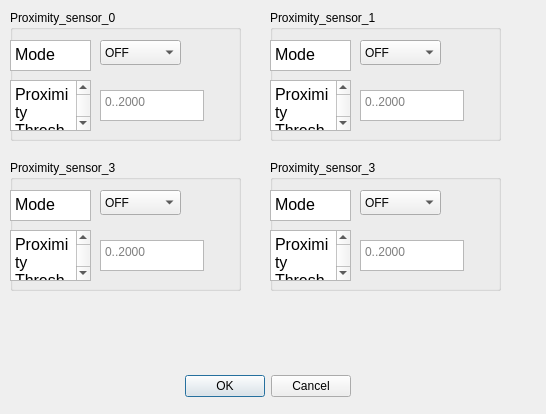
<?xml version="1.0" encoding="UTF-8"?>
<ui version="4.0">
 <class>Dialog</class>
 <widget class="QDialog" name="Dialog">
  <property name="geometry">
   <rect>
    <x>0</x>
    <y>0</y>
    <width>546</width>
    <height>414</height>
   </rect>
  </property>
  <property name="windowTitle">
   <string>Dialog</string>
  </property>
  <widget class="QDialogButtonBox" name="buttonBox">
   <property name="geometry">
    <rect>
     <x>180</x>
     <y>370</y>
     <width>171</width>
     <height>32</height>
    </rect>
   </property>
   <property name="orientation">
    <enum>Qt::Horizontal</enum>
   </property>
   <property name="standardButtons">
    <set>QDialogButtonBox::Cancel|QDialogButtonBox::Ok</set>
   </property>
  </widget>
  <widget class="QGroupBox" name="groupBox_19">
   <property name="geometry">
    <rect>
     <x>10</x>
     <y>10</y>
     <width>231</width>
     <height>131</height>
    </rect>
   </property>
   <property name="title">
    <string>Proximity_sensor_0</string>
   </property>
   <widget class="QTextEdit" name="textEdit_95">
    <property name="geometry">
     <rect>
      <x>0</x>
      <y>70</y>
      <width>81</width>
      <height>51</height>
     </rect>
    </property>
    <property name="readOnly">
     <bool>true</bool>
    </property>
    <property name="html">
     <string>&lt;!DOCTYPE HTML PUBLIC &quot;-//W3C//DTD HTML 4.0//EN&quot; &quot;http://www.w3.org/TR/REC-html40/strict.dtd&quot;&gt;
&lt;html&gt;&lt;head&gt;&lt;meta name=&quot;qrichtext&quot; content=&quot;1&quot; /&gt;&lt;style type=&quot;text/css&quot;&gt;
p, li { white-space: pre-wrap; }
&lt;/style&gt;&lt;/head&gt;&lt;body style=&quot; font-family:'MS Shell Dlg 2'; font-size:12pt; font-weight:400; font-style:normal;&quot;&gt;
&lt;p style=&quot; margin-top:0px; margin-bottom:0px; margin-left:0px; margin-right:0px; -qt-block-indent:0; text-indent:0px;&quot;&gt;Proximity Threshold&lt;/p&gt;&lt;/body&gt;&lt;/html&gt;</string>
    </property>
   </widget>
   <widget class="QComboBox" name="comboBox_11">
    <property name="geometry">
     <rect>
      <x>90</x>
      <y>30</y>
      <width>81</width>
      <height>25</height>
     </rect>
    </property>
    <item>
     <property name="text">
      <string>OFF</string>
     </property>
    </item>
    <item>
     <property name="text">
      <string>Distance</string>
     </property>
    </item>
    <item>
     <property name="text">
      <string>Proximity</string>
     </property>
    </item>
   </widget>
   <widget class="QTextEdit" name="textEdit_96">
    <property name="geometry">
     <rect>
      <x>0</x>
      <y>30</y>
      <width>81</width>
      <height>31</height>
     </rect>
    </property>
    <property name="readOnly">
     <bool>true</bool>
    </property>
    <property name="html">
     <string>&lt;!DOCTYPE HTML PUBLIC &quot;-//W3C//DTD HTML 4.0//EN&quot; &quot;http://www.w3.org/TR/REC-html40/strict.dtd&quot;&gt;
&lt;html&gt;&lt;head&gt;&lt;meta name=&quot;qrichtext&quot; content=&quot;1&quot; /&gt;&lt;style type=&quot;text/css&quot;&gt;
p, li { white-space: pre-wrap; }
&lt;/style&gt;&lt;/head&gt;&lt;body style=&quot; font-family:'MS Shell Dlg 2'; font-size:12pt; font-weight:400; font-style:normal;&quot;&gt;
&lt;p style=&quot; margin-top:0px; margin-bottom:0px; margin-left:0px; margin-right:0px; -qt-block-indent:0; text-indent:0px;&quot;&gt;Mode&lt;/p&gt;&lt;/body&gt;&lt;/html&gt;</string>
    </property>
   </widget>
   <widget class="QTextEdit" name="textEdit_97">
    <property name="geometry">
     <rect>
      <x>90</x>
      <y>80</y>
      <width>104</width>
      <height>31</height>
     </rect>
    </property>
    <property name="html">
     <string>&lt;!DOCTYPE HTML PUBLIC &quot;-//W3C//DTD HTML 4.0//EN&quot; &quot;http://www.w3.org/TR/REC-html40/strict.dtd&quot;&gt;
&lt;html&gt;&lt;head&gt;&lt;meta name=&quot;qrichtext&quot; content=&quot;1&quot; /&gt;&lt;style type=&quot;text/css&quot;&gt;
p, li { white-space: pre-wrap; }
&lt;/style&gt;&lt;/head&gt;&lt;body style=&quot; font-family:'MS Shell Dlg 2'; font-size:12pt; font-weight:400; font-style:normal;&quot;&gt;
&lt;p style=&quot;-qt-paragraph-type:empty; margin-top:0px; margin-bottom:0px; margin-left:0px; margin-right:0px; -qt-block-indent:0; text-indent:0px;&quot;&gt;&lt;br /&gt;&lt;/p&gt;&lt;/body&gt;&lt;/html&gt;</string>
    </property>
    <property name="placeholderText">
     <string>0..2000</string>
    </property>
   </widget>
  </widget>
  <widget class="QGroupBox" name="groupBox_20">
   <property name="geometry">
    <rect>
     <x>270</x>
     <y>10</y>
     <width>231</width>
     <height>131</height>
    </rect>
   </property>
   <property name="title">
    <string>Proximity_sensor_1</string>
   </property>
   <widget class="QTextEdit" name="textEdit_98">
    <property name="geometry">
     <rect>
      <x>0</x>
      <y>70</y>
      <width>81</width>
      <height>51</height>
     </rect>
    </property>
    <property name="readOnly">
     <bool>true</bool>
    </property>
    <property name="html">
     <string>&lt;!DOCTYPE HTML PUBLIC &quot;-//W3C//DTD HTML 4.0//EN&quot; &quot;http://www.w3.org/TR/REC-html40/strict.dtd&quot;&gt;
&lt;html&gt;&lt;head&gt;&lt;meta name=&quot;qrichtext&quot; content=&quot;1&quot; /&gt;&lt;style type=&quot;text/css&quot;&gt;
p, li { white-space: pre-wrap; }
&lt;/style&gt;&lt;/head&gt;&lt;body style=&quot; font-family:'MS Shell Dlg 2'; font-size:12pt; font-weight:400; font-style:normal;&quot;&gt;
&lt;p style=&quot; margin-top:0px; margin-bottom:0px; margin-left:0px; margin-right:0px; -qt-block-indent:0; text-indent:0px;&quot;&gt;Proximity Threshold&lt;/p&gt;&lt;/body&gt;&lt;/html&gt;</string>
    </property>
   </widget>
   <widget class="QComboBox" name="comboBox_12">
    <property name="geometry">
     <rect>
      <x>90</x>
      <y>30</y>
      <width>81</width>
      <height>25</height>
     </rect>
    </property>
    <item>
     <property name="text">
      <string>OFF</string>
     </property>
    </item>
    <item>
     <property name="text">
      <string>Distance</string>
     </property>
    </item>
    <item>
     <property name="text">
      <string>Proximity</string>
     </property>
    </item>
   </widget>
   <widget class="QTextEdit" name="textEdit_99">
    <property name="geometry">
     <rect>
      <x>0</x>
      <y>30</y>
      <width>81</width>
      <height>31</height>
     </rect>
    </property>
    <property name="readOnly">
     <bool>true</bool>
    </property>
    <property name="html">
     <string>&lt;!DOCTYPE HTML PUBLIC &quot;-//W3C//DTD HTML 4.0//EN&quot; &quot;http://www.w3.org/TR/REC-html40/strict.dtd&quot;&gt;
&lt;html&gt;&lt;head&gt;&lt;meta name=&quot;qrichtext&quot; content=&quot;1&quot; /&gt;&lt;style type=&quot;text/css&quot;&gt;
p, li { white-space: pre-wrap; }
&lt;/style&gt;&lt;/head&gt;&lt;body style=&quot; font-family:'MS Shell Dlg 2'; font-size:12pt; font-weight:400; font-style:normal;&quot;&gt;
&lt;p style=&quot; margin-top:0px; margin-bottom:0px; margin-left:0px; margin-right:0px; -qt-block-indent:0; text-indent:0px;&quot;&gt;Mode&lt;/p&gt;&lt;/body&gt;&lt;/html&gt;</string>
    </property>
   </widget>
   <widget class="QTextEdit" name="textEdit_100">
    <property name="geometry">
     <rect>
      <x>90</x>
      <y>80</y>
      <width>104</width>
      <height>31</height>
     </rect>
    </property>
    <property name="html">
     <string>&lt;!DOCTYPE HTML PUBLIC &quot;-//W3C//DTD HTML 4.0//EN&quot; &quot;http://www.w3.org/TR/REC-html40/strict.dtd&quot;&gt;
&lt;html&gt;&lt;head&gt;&lt;meta name=&quot;qrichtext&quot; content=&quot;1&quot; /&gt;&lt;style type=&quot;text/css&quot;&gt;
p, li { white-space: pre-wrap; }
&lt;/style&gt;&lt;/head&gt;&lt;body style=&quot; font-family:'MS Shell Dlg 2'; font-size:12pt; font-weight:400; font-style:normal;&quot;&gt;
&lt;p style=&quot;-qt-paragraph-type:empty; margin-top:0px; margin-bottom:0px; margin-left:0px; margin-right:0px; -qt-block-indent:0; text-indent:0px;&quot;&gt;&lt;br /&gt;&lt;/p&gt;&lt;/body&gt;&lt;/html&gt;</string>
    </property>
    <property name="placeholderText">
     <string>0..2000</string>
    </property>
   </widget>
  </widget>
  <widget class="QGroupBox" name="groupBox_21">
   <property name="geometry">
    <rect>
     <x>270</x>
     <y>160</y>
     <width>231</width>
     <height>131</height>
    </rect>
   </property>
   <property name="title">
    <string>Proximity_sensor_3</string>
   </property>
   <widget class="QTextEdit" name="textEdit_101">
    <property name="geometry">
     <rect>
      <x>0</x>
      <y>70</y>
      <width>81</width>
      <height>51</height>
     </rect>
    </property>
    <property name="readOnly">
     <bool>true</bool>
    </property>
    <property name="html">
     <string>&lt;!DOCTYPE HTML PUBLIC &quot;-//W3C//DTD HTML 4.0//EN&quot; &quot;http://www.w3.org/TR/REC-html40/strict.dtd&quot;&gt;
&lt;html&gt;&lt;head&gt;&lt;meta name=&quot;qrichtext&quot; content=&quot;1&quot; /&gt;&lt;style type=&quot;text/css&quot;&gt;
p, li { white-space: pre-wrap; }
&lt;/style&gt;&lt;/head&gt;&lt;body style=&quot; font-family:'MS Shell Dlg 2'; font-size:12pt; font-weight:400; font-style:normal;&quot;&gt;
&lt;p style=&quot; margin-top:0px; margin-bottom:0px; margin-left:0px; margin-right:0px; -qt-block-indent:0; text-indent:0px;&quot;&gt;Proximity Threshold&lt;/p&gt;&lt;/body&gt;&lt;/html&gt;</string>
    </property>
   </widget>
   <widget class="QComboBox" name="comboBox_13">
    <property name="geometry">
     <rect>
      <x>90</x>
      <y>30</y>
      <width>81</width>
      <height>25</height>
     </rect>
    </property>
    <item>
     <property name="text">
      <string>OFF</string>
     </property>
    </item>
    <item>
     <property name="text">
      <string>Distance</string>
     </property>
    </item>
    <item>
     <property name="text">
      <string>Proximity</string>
     </property>
    </item>
   </widget>
   <widget class="QTextEdit" name="textEdit_102">
    <property name="geometry">
     <rect>
      <x>0</x>
      <y>30</y>
      <width>81</width>
      <height>31</height>
     </rect>
    </property>
    <property name="readOnly">
     <bool>true</bool>
    </property>
    <property name="html">
     <string>&lt;!DOCTYPE HTML PUBLIC &quot;-//W3C//DTD HTML 4.0//EN&quot; &quot;http://www.w3.org/TR/REC-html40/strict.dtd&quot;&gt;
&lt;html&gt;&lt;head&gt;&lt;meta name=&quot;qrichtext&quot; content=&quot;1&quot; /&gt;&lt;style type=&quot;text/css&quot;&gt;
p, li { white-space: pre-wrap; }
&lt;/style&gt;&lt;/head&gt;&lt;body style=&quot; font-family:'MS Shell Dlg 2'; font-size:12pt; font-weight:400; font-style:normal;&quot;&gt;
&lt;p style=&quot; margin-top:0px; margin-bottom:0px; margin-left:0px; margin-right:0px; -qt-block-indent:0; text-indent:0px;&quot;&gt;Mode&lt;/p&gt;&lt;/body&gt;&lt;/html&gt;</string>
    </property>
   </widget>
   <widget class="QTextEdit" name="textEdit_103">
    <property name="geometry">
     <rect>
      <x>90</x>
      <y>80</y>
      <width>104</width>
      <height>31</height>
     </rect>
    </property>
    <property name="html">
     <string>&lt;!DOCTYPE HTML PUBLIC &quot;-//W3C//DTD HTML 4.0//EN&quot; &quot;http://www.w3.org/TR/REC-html40/strict.dtd&quot;&gt;
&lt;html&gt;&lt;head&gt;&lt;meta name=&quot;qrichtext&quot; content=&quot;1&quot; /&gt;&lt;style type=&quot;text/css&quot;&gt;
p, li { white-space: pre-wrap; }
&lt;/style&gt;&lt;/head&gt;&lt;body style=&quot; font-family:'MS Shell Dlg 2'; font-size:12pt; font-weight:400; font-style:normal;&quot;&gt;
&lt;p style=&quot;-qt-paragraph-type:empty; margin-top:0px; margin-bottom:0px; margin-left:0px; margin-right:0px; -qt-block-indent:0; text-indent:0px;&quot;&gt;&lt;br /&gt;&lt;/p&gt;&lt;/body&gt;&lt;/html&gt;</string>
    </property>
    <property name="placeholderText">
     <string>0..2000</string>
    </property>
   </widget>
  </widget>
  <widget class="QGroupBox" name="groupBox_22">
   <property name="geometry">
    <rect>
     <x>10</x>
     <y>160</y>
     <width>231</width>
     <height>131</height>
    </rect>
   </property>
   <property name="title">
    <string>Proximity_sensor_3</string>
   </property>
   <widget class="QTextEdit" name="textEdit_104">
    <property name="geometry">
     <rect>
      <x>0</x>
      <y>70</y>
      <width>81</width>
      <height>51</height>
     </rect>
    </property>
    <property name="readOnly">
     <bool>true</bool>
    </property>
    <property name="html">
     <string>&lt;!DOCTYPE HTML PUBLIC &quot;-//W3C//DTD HTML 4.0//EN&quot; &quot;http://www.w3.org/TR/REC-html40/strict.dtd&quot;&gt;
&lt;html&gt;&lt;head&gt;&lt;meta name=&quot;qrichtext&quot; content=&quot;1&quot; /&gt;&lt;style type=&quot;text/css&quot;&gt;
p, li { white-space: pre-wrap; }
&lt;/style&gt;&lt;/head&gt;&lt;body style=&quot; font-family:'MS Shell Dlg 2'; font-size:12pt; font-weight:400; font-style:normal;&quot;&gt;
&lt;p style=&quot; margin-top:0px; margin-bottom:0px; margin-left:0px; margin-right:0px; -qt-block-indent:0; text-indent:0px;&quot;&gt;Proximity Threshold&lt;/p&gt;&lt;/body&gt;&lt;/html&gt;</string>
    </property>
   </widget>
   <widget class="QComboBox" name="comboBox_14">
    <property name="geometry">
     <rect>
      <x>90</x>
      <y>30</y>
      <width>81</width>
      <height>25</height>
     </rect>
    </property>
    <item>
     <property name="text">
      <string>OFF</string>
     </property>
    </item>
    <item>
     <property name="text">
      <string>Distance</string>
     </property>
    </item>
    <item>
     <property name="text">
      <string>Proximity</string>
     </property>
    </item>
   </widget>
   <widget class="QTextEdit" name="textEdit_105">
    <property name="geometry">
     <rect>
      <x>0</x>
      <y>30</y>
      <width>81</width>
      <height>31</height>
     </rect>
    </property>
    <property name="readOnly">
     <bool>true</bool>
    </property>
    <property name="html">
     <string>&lt;!DOCTYPE HTML PUBLIC &quot;-//W3C//DTD HTML 4.0//EN&quot; &quot;http://www.w3.org/TR/REC-html40/strict.dtd&quot;&gt;
&lt;html&gt;&lt;head&gt;&lt;meta name=&quot;qrichtext&quot; content=&quot;1&quot; /&gt;&lt;style type=&quot;text/css&quot;&gt;
p, li { white-space: pre-wrap; }
&lt;/style&gt;&lt;/head&gt;&lt;body style=&quot; font-family:'MS Shell Dlg 2'; font-size:12pt; font-weight:400; font-style:normal;&quot;&gt;
&lt;p style=&quot; margin-top:0px; margin-bottom:0px; margin-left:0px; margin-right:0px; -qt-block-indent:0; text-indent:0px;&quot;&gt;Mode&lt;/p&gt;&lt;/body&gt;&lt;/html&gt;</string>
    </property>
   </widget>
   <widget class="QTextEdit" name="textEdit_106">
    <property name="geometry">
     <rect>
      <x>90</x>
      <y>80</y>
      <width>104</width>
      <height>31</height>
     </rect>
    </property>
    <property name="html">
     <string>&lt;!DOCTYPE HTML PUBLIC &quot;-//W3C//DTD HTML 4.0//EN&quot; &quot;http://www.w3.org/TR/REC-html40/strict.dtd&quot;&gt;
&lt;html&gt;&lt;head&gt;&lt;meta name=&quot;qrichtext&quot; content=&quot;1&quot; /&gt;&lt;style type=&quot;text/css&quot;&gt;
p, li { white-space: pre-wrap; }
&lt;/style&gt;&lt;/head&gt;&lt;body style=&quot; font-family:'MS Shell Dlg 2'; font-size:12pt; font-weight:400; font-style:normal;&quot;&gt;
&lt;p style=&quot;-qt-paragraph-type:empty; margin-top:0px; margin-bottom:0px; margin-left:0px; margin-right:0px; -qt-block-indent:0; text-indent:0px;&quot;&gt;&lt;br /&gt;&lt;/p&gt;&lt;/body&gt;&lt;/html&gt;</string>
    </property>
    <property name="placeholderText">
     <string>0..2000</string>
    </property>
   </widget>
  </widget>
 </widget>
 <resources/>
 <connections>
  <connection>
   <sender>buttonBox</sender>
   <signal>accepted()</signal>
   <receiver>Dialog</receiver>
   <slot>accept()</slot>
   <hints>
    <hint type="sourcelabel">
     <x>248</x>
     <y>254</y>
    </hint>
    <hint type="destinationlabel">
     <x>157</x>
     <y>274</y>
    </hint>
   </hints>
  </connection>
  <connection>
   <sender>buttonBox</sender>
   <signal>rejected()</signal>
   <receiver>Dialog</receiver>
   <slot>reject()</slot>
   <hints>
    <hint type="sourcelabel">
     <x>316</x>
     <y>260</y>
    </hint>
    <hint type="destinationlabel">
     <x>286</x>
     <y>274</y>
    </hint>
   </hints>
  </connection>
 </connections>
</ui>
